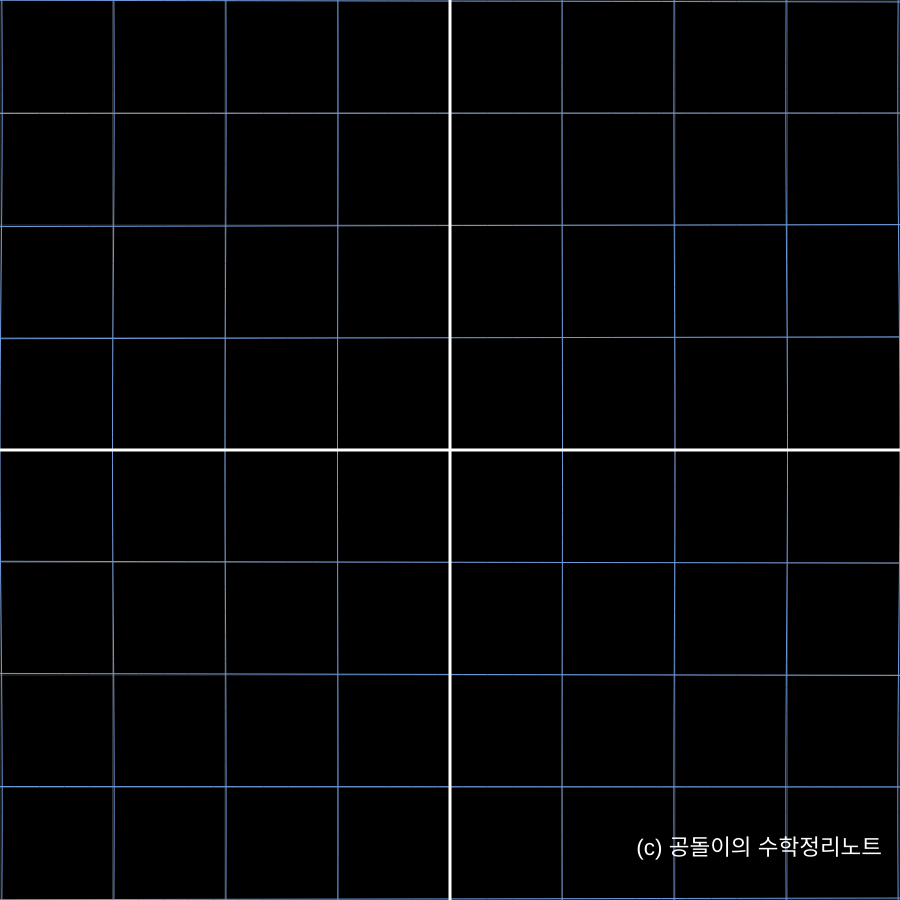
Frame 1 (no input)
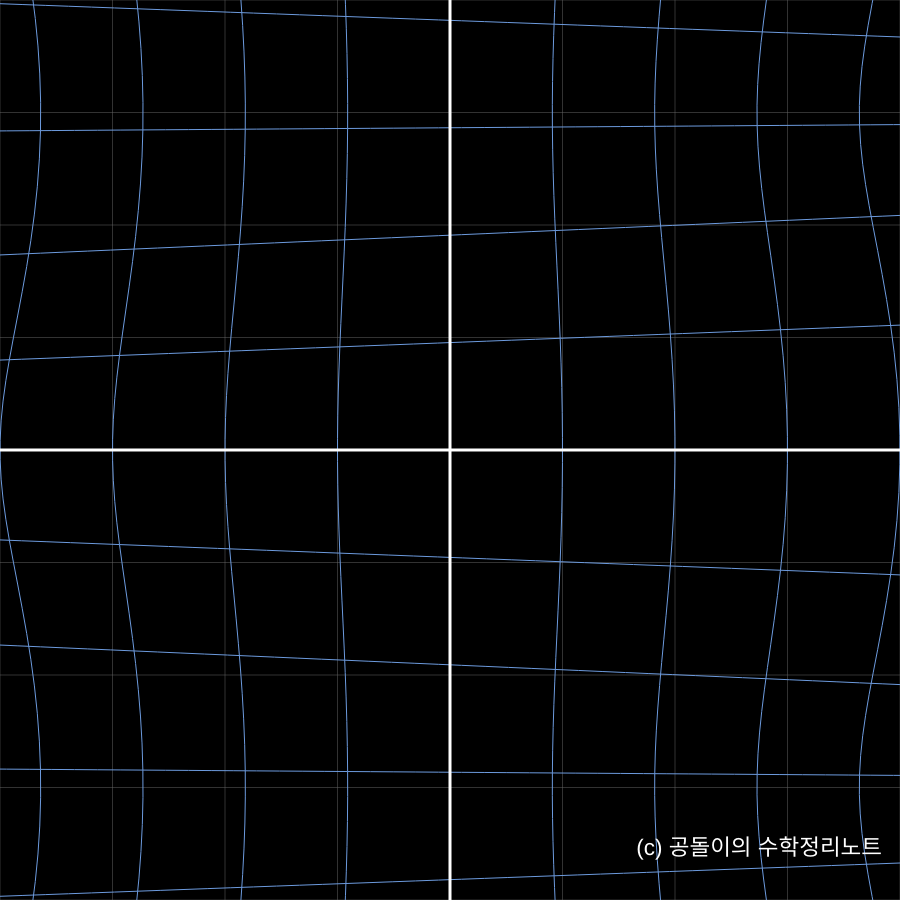
Frame 60 (no input)
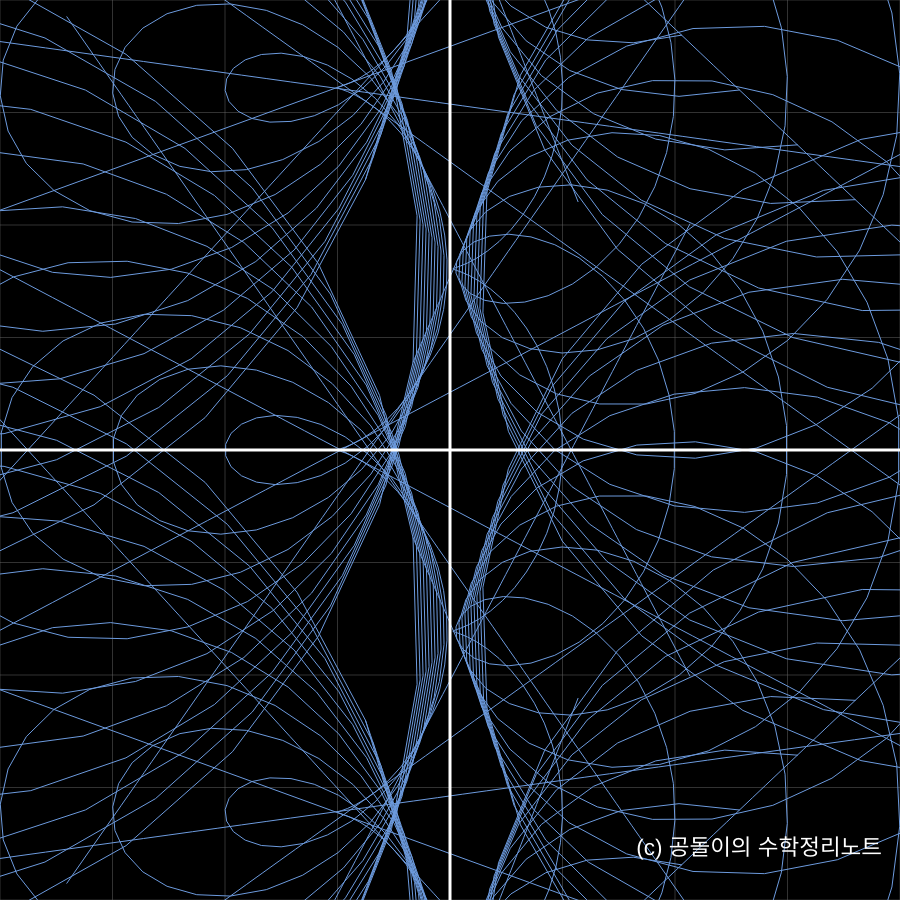
Frame 120 (the mouse pressed at the canvas centre since frame 60)

The p5.js sketch that drew these frames (run headless with seeded random() and noise() and a simulated clock; from frame 60 on, the mouse is pressed at the canvas centre):

// p5.js sketch
// ── sketch.js
var n_steps = 20
var delta = 0.1
var num_lines_ROI = 5
var xs_ROI = []
var ys_ROI = []
var range = 11
var ROI = [1, 1]

var scl
// var my_slider

var time

function setup() {
     createCanvas(windowHeight* 0.9, windowHeight * 0.9);
     xs_ROI = [ROI[0]-delta * Math.floor(num_lines_ROI/2), ROI[0]+delta * Math.floor(num_lines_ROI/2)]
     ys_ROI = [ROI[1]-delta * Math.floor(num_lines_ROI/2), ROI[1]+delta * Math.floor(num_lines_ROI/2)]

     scl = width / 8
     // my_slider = createSlider(0, n_steps, 0, 1)
     // my_slider.position(0, height)

     time = 0
}
function draw() {

     a = n_steps/(1+Math.exp(-(time-6)))
     time += 0.05
     if (time>13){
          time = 0
     }
     background(0);
     push();
     
     noFill()

     translate(width/2, height/2)
     scale(1, -1)
     // let i_step = my_slider.value()
     let i_step = a

     // 원래 위치의 격자 그리기
     
     stroke(100);
     strokeWeight(0.5);
     plot_original_grid()

     stroke(109, 155, 222);
     strokeWeight(1)
     nonlin_trans_vertical(-range, range, 1) // 세로축의 비선형 변환
     nonlin_trans_horizon(-range, range, 1) // 가로축의 비선형 변환

     stroke(255)
     strokeWeight(3)
     nonlin_trans_vertical(0, 0, 1) // y축의 비선형 변환
     nonlin_trans_horizon(0, 0, 1) // x축의 비선형 변환

     // nonlin_trans_vertical(xs_ROI[0], xs_ROI[1], delta) // 세로축 ROI의 비선형 변환
     // nonlin_trans_horizon(ys_ROI[0], ys_ROI[1], delta) // 세로축 ROI의 비선형 변환


     pop()

     function plot_original_grid(){
          for(i = -range; i <= range; i ++){
               line(i * scl, -height/2, i * scl, height/2)
               line(-width/2, i * scl, width/2, i * scl)
          }

     }
     function nonlin_trans_vertical(range_stt, range_end, incre) {
          // range_stt: 시작하고자 가장 왼쪽의 x 좌표
          // range_end: 끝내하고자 가장 오른쪽의 x 좌표
          // incre: 세로축의 간격
          let y = []

          y = linspace(-range, range, 100)
          for (let i_x = range_stt; i_x <= range_end; i_x+=incre) {
               var changeX = []
               var changeY = []
               var new_X = []
               var new_Y = []
               let x = []

               // x range 만들기
               for (let j = 0; j < 100; j++) {
                    x.push(i_x)
               }

               let temp = []
               temp = my_nonlin_func(x, y)
               changeX = temp[0]
               changeY = temp[1]

               for (i = 0; i < x.length; i++) {
                    new_X.push(
                         x[i] + changeX[i] * i_step / n_steps
                    )
                    new_Y.push(
                         y[i] + changeY[i] * i_step / n_steps
                    )
               }

               // 그림 그리기
               beginShape()
               for (let i = 0; i < new_X.length; i++) {
                    vertex(new_X[i] * scl, new_Y[i] * scl)
               }
               endShape()
          }
     }

     function nonlin_trans_horizon(range_stt, range_end, incre) {
          // range_stt: 시작하고자 가장 아랫쪽의 y 좌표
          // range_end: 끝내하고자 가장 윗쪽의 y 좌표
          // incre: 가로축의 간격
          let x = []
          // x range 만들기
          x = linspace(-range, range, 100)
          for (let i_y = range_stt; i_y <= range_end; i_y+=incre) {
               var changeX = []
               var changeY = []
               var new_X = []
               var new_Y = []
               let y = []

               // x range 만들기
               for (let j = 0; j < 100; j++) {
                    y.push(i_y)
               }

               let temp = []
               temp = my_nonlin_func(x, y)
               changeX = temp[0]
               changeY = temp[1]

               for (let i = 0; i < x.length; i++) {
                    new_X.push(
                         x[i] + changeX[i] * i_step / n_steps
                    )
                    new_Y.push(
                         y[i] + changeY[i] * i_step / n_steps
                    )
               }

               // 그림 그리기
               beginShape()
               for (let i = 0; i < new_X.length; i++) {
                    vertex(new_X[i] * scl, new_Y[i] * scl)
               }
               endShape()
          }
     }

     // 마지막 서명
     plotSignature();

}

function plotSignature(){
     fill(255);
     textAlign(RIGHT)
     textSize(20 / 800 * width)
     text('(c) 공돌이의 수학정리노트', width * 0.98, height * 0.95)
}

function my_nonlin_func(x, y){
     let newX = []
     let newY = []
     let changeX = []
     let changeY = []

     for (let i =0; i<x.length; i++){
          newX.push(
               // x[i] + sin(y[i]/2)
               x[i] * cos([y[i]]) // to polar coordinate
               // x[i] + y[i] ** 2 // 뚫고 올라가는 느낌
          )
          newY.push(
               // y[i] + sin(x[i]/2)
               x[i] * sin([y[i]]) // to polar coordinate
               // y[i] + exp(x[i]) // 뚫고 올라가는 느낌
          )
     }

     for (let i =0; i<x.length; i++){
          changeX.push(
               newX[i] - x[i]
          )
          changeY.push(
               newY[i] - y[i]
          )
     }
     
     return [changeX, changeY]

}

function linspace(start, end, num){
     var res_vec = []

     for (let i =0; i < num; i ++){
          res_vec.push(
               start + (end-start)/(num-1) * i
          )
     }
     return res_vec

}
